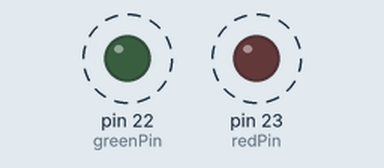
This sketch was run on a simulated Arduino Mega 2560, built with avr-gcc and run on an emulated ATmega2560. On the bench: output pins drawn as LEDs (lit = HIGH). Dashed ring = blinking.

Above: at 0.2 s.
Timing chart, 0 to 4.6 s (numbered marks = the images above):
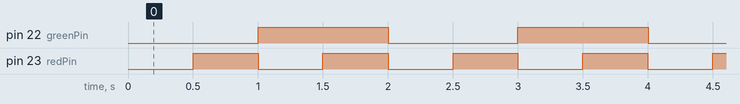

The sketch:

dual_led_patterns.ino
```cpp
#include <Arduino.h>

constexpr uint8_t redPin = 23;
constexpr uint8_t greenPin = 22;
constexpr unsigned long redInterval = 500;
constexpr unsigned long greenInterval = 1000;
unsigned long lastRed = 0;
unsigned long lastGreen = 0;
bool redOn = false;
bool greenOn = false;

void setup() {
  pinMode(redPin, OUTPUT);
  pinMode(greenPin, OUTPUT);
  digitalWrite(redPin, LOW);
  digitalWrite(greenPin, LOW);
  lastRed = lastGreen = millis();
}

void loop() {
  const unsigned long now = millis();
  if (now - lastRed >= redInterval) {
    lastRed = now;
    redOn = !redOn;
    digitalWrite(redPin, redOn ? HIGH : LOW);
  }
  if (now - lastGreen >= greenInterval) {
    lastGreen = now;
    greenOn = !greenOn;
    digitalWrite(greenPin, greenOn ? HIGH : LOW);
  }
}
```

Measured:
- by itself, pin 22 (greenPin): alternates HIGH for 1.0 s and LOW for 1.0 s
- by itself, pin 23 (redPin): alternates HIGH for 0.50 s and LOW for 0.50 s
- by itself, everything shown: repeats every 2.0 s, in 4 steps
